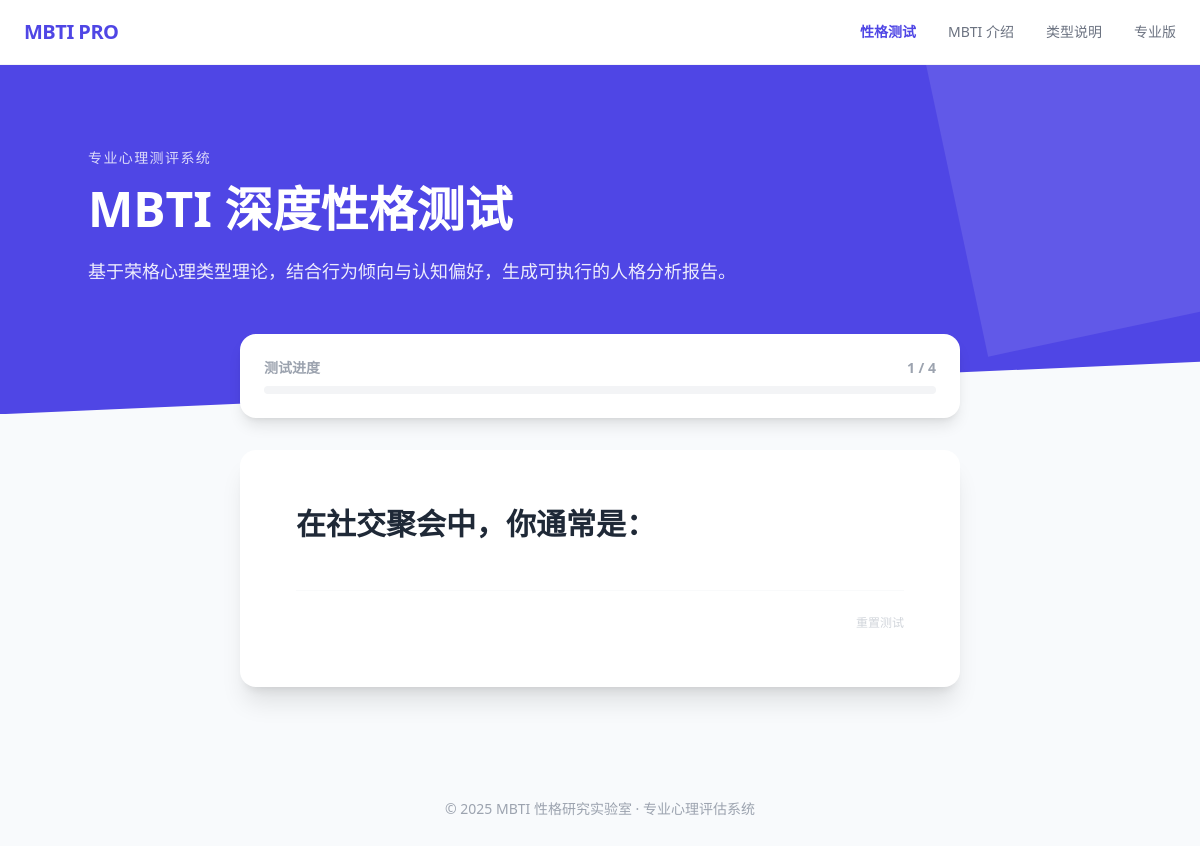
Before: / with the older database file.
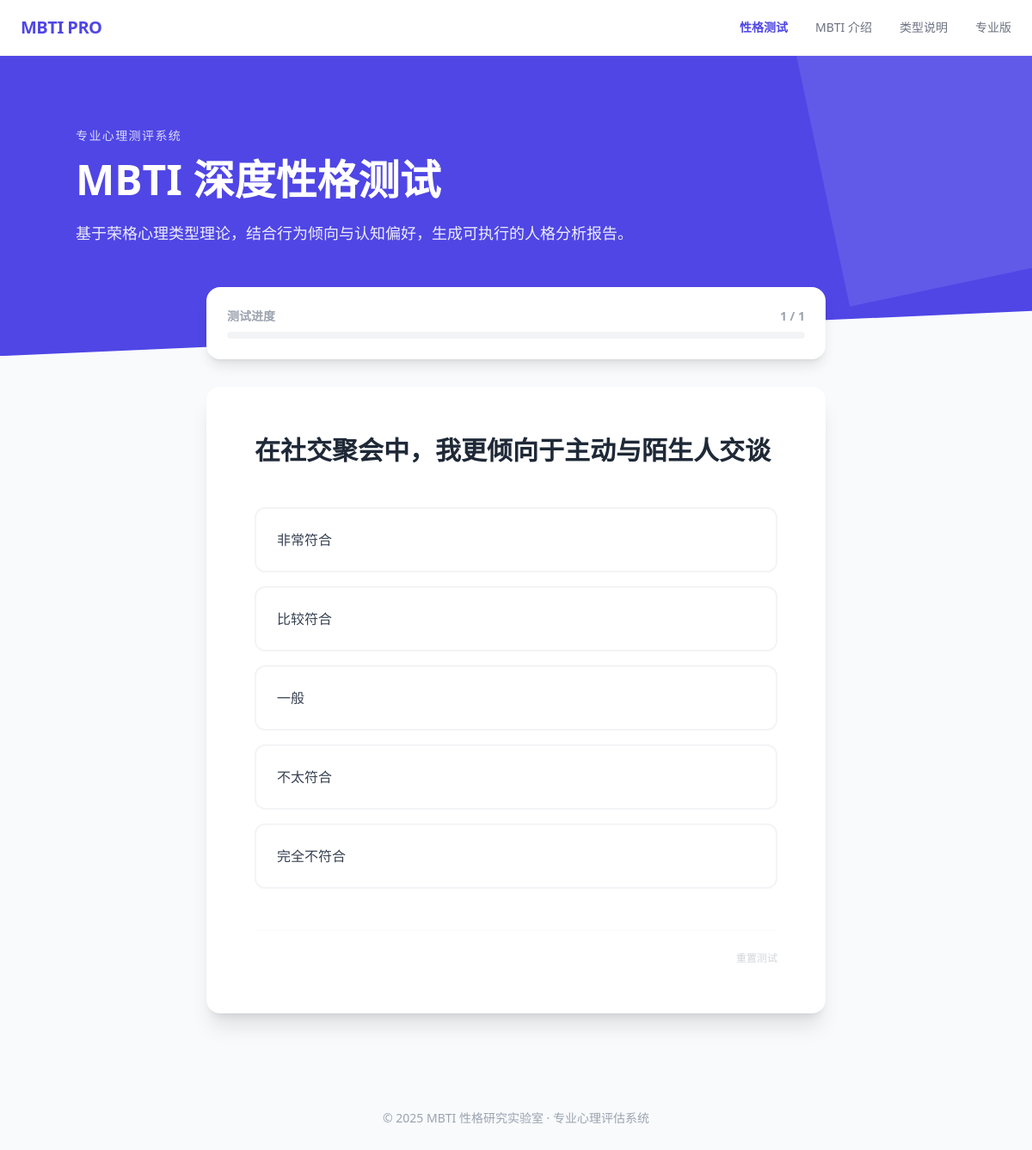
After: the same page with the newer database file.
### tables this page shows
CREATE TABLE questions (
    id INTEGER PRIMARY KEY AUTOINCREMENT,
    question_text TEXT NOT NULL,
    dimension TEXT NOT NULL,
    direction TEXT CHECK(direction IN ('positive','negative')) DEFAULT 'positive',
    weight REAL DEFAULT 1.0,
    FOREIGN KEY(dimension) REFERENCES mbti_dimensions(code)
);

CREATE TABLE question_options (
    id INTEGER PRIMARY KEY AUTOINCREMENT,
    question_id INTEGER NOT NULL,
    label TEXT NOT NULL,
    score INTEGER NOT NULL,
    sort_order INTEGER DEFAULT 0,
    FOREIGN KEY(question_id) REFERENCES questions(id)
);

### index.php (the view, shortened to what this page needs)
<?php
$db = new PDO('sqlite:db/mbti_pro.sqlite');
$db->setAttribute(PDO::ATTR_ERRMODE, PDO::ERRMODE_EXCEPTION);
$all_qs = $db->query("SELECT * FROM questions ORDER BY id ASC")->fetchAll(PDO::FETCH_ASSOC);
$total = count($all_qs);
$answers = $_SESSION['mbti_answers'] ?? [];
$current_index = isset($_GET['p']) ? (int)$_GET['p'] : count($answers);
$current_q = $all_qs[$current_index];
$stmt = $db->prepare("
    SELECT * FROM question_options
    WHERE question_id = ?
    ORDER BY score DESC
");
$stmt->execute([$current_q['id']]);
$options = $stmt->fetchAll(PDO::FETCH_ASSOC);
?>
<!DOCTYPE html>
<html lang="zh-CN">
<head>
    <script src="https://cdn.tailwindcss.com"></script>
</head>
<body>
<header class="bg-white border-b border-gray-100 sticky top-0 z-50">
    <div class="max-w-7xl mx-auto px-6 h-16 flex items-center justify-between">
        <div class="font-black text-xl tracking-tight text-indigo-600">
            MBTI PRO
        </div>
        <nav class="hidden md:flex items-center gap-8 text-sm font-medium text-gray-500">
            <a href="index.php" class="text-indigo-600 font-bold">性格测试</a>
            <a href="#" class="hover:text-indigo-600 transition">MBTI 介绍</a>
            <a href="#" class="hover:text-indigo-600 transition">类型说明</a>
            <a href="#" class="hover:text-indigo-600 transition">专业版</a>
        </nav>
    </div>
</header>
<section class="bg-indigo-600 banner-clip pt-20 pb-32 px-6 text-white relative overflow-hidden">
    <div class="max-w-5xl mx-auto relative z-10">
        <span class="uppercase tracking-widest text-sm opacity-80">
            专业心理测评系统
        </span>
        <h1 class="text-4xl md:text-5xl font-black mt-4 mb-6">
            MBTI 深度性格测试
        </h1>
        <p class="max-w-2xl text-lg opacity-90 leading-relaxed">
            基于荣格心理类型理论，结合行为倾向与认知偏好，生成可执行的人格分析报告。
        </p>
    </div>
    <div class="absolute top-0 right-0 w-96 h-96 bg-white/10 -rotate-12 translate-x-32 -translate-y-32"></div>
</section>
<main class="max-w-3xl mx-auto px-6 -mt-20 relative z-20">
    <div class="bg-white rounded-2xl shadow-lg p-6 mb-8">
        <div class="flex justify-between text-sm font-bold text-gray-400 mb-2">
            <span>测试进度</span>
            <span><?= $current_index + 1 ?> / <?= $total ?></span>
        </div>
        <div class="h-2 bg-gray-100 rounded-full overflow-hidden">
        </div>
    </div>
    <div class="bg-white rounded-2xl shadow-xl p-10 md:p-14 mb-12">
        <form action="process.php" method="POST">
            <h2 class="text-2xl md:text-3xl font-bold leading-snug mb-12">
                <?= htmlspecialchars($current_q['question_text']) ?>
            </h2>
            <div class="space-y-4">
                <?php foreach ($options as $opt): ?>
                    <button type="submit"
                            name="option_id"
                            value="<?= $opt['id'] ?>"
                            class="group w-full text-left p-6 rounded-xl border-2 border-gray-100
                                   hover:border-indigo-500 hover:bg-indigo-50 transition flex justify-between items-center">
                        <span class="text-gray-700 font-medium group-hover:text-indigo-700">
                            <?= htmlspecialchars($opt['label']) ?>
                        </span>
                    </button>
                <?php endforeach; ?>
            </div>
        </form>
        <div class="flex justify-between items-center mt-12 pt-6 border-t border-gray-50">
            <a href="?reset=1"
               class="text-xs text-gray-300 hover:text-red-400 transition">
                重置测试
            </a>
        </div>
    </div>
</main>
<footer class="py-16 text-center text-sm text-gray-400">
    © 2025 MBTI 性格研究实验室 · 专业心理评估系统
</footer>
</body>
</html>

### index.php (style rules this page uses)
body { font-family: "Segoe UI", Roboto, Helvetica, Arial, sans-serif; background-color: #f8fafc; color: #1f2937; }
.banner-clip { clip-path: polygon(0 0, 100% 0, 100% 85%, 0 100%); }

Changed rows visible on the page:
changed questions: question_text "在社交聚会中，你通常是：" → "在社交聚会中，我更倾向于主动与陌生人交谈"
added question_options: $opt['id'] 1 (drawn), label "非常符合"
added question_options: $opt['id'] 2 (drawn), label "比较符合"
added question_options: $opt['id'] 3 (drawn), label "一般"
added question_options: $opt['id'] 4 (drawn), label "不太符合"
added question_options: $opt['id'] 5 (drawn), label "完全不符合"
Other visible differences:
$total: "4" → "1"
